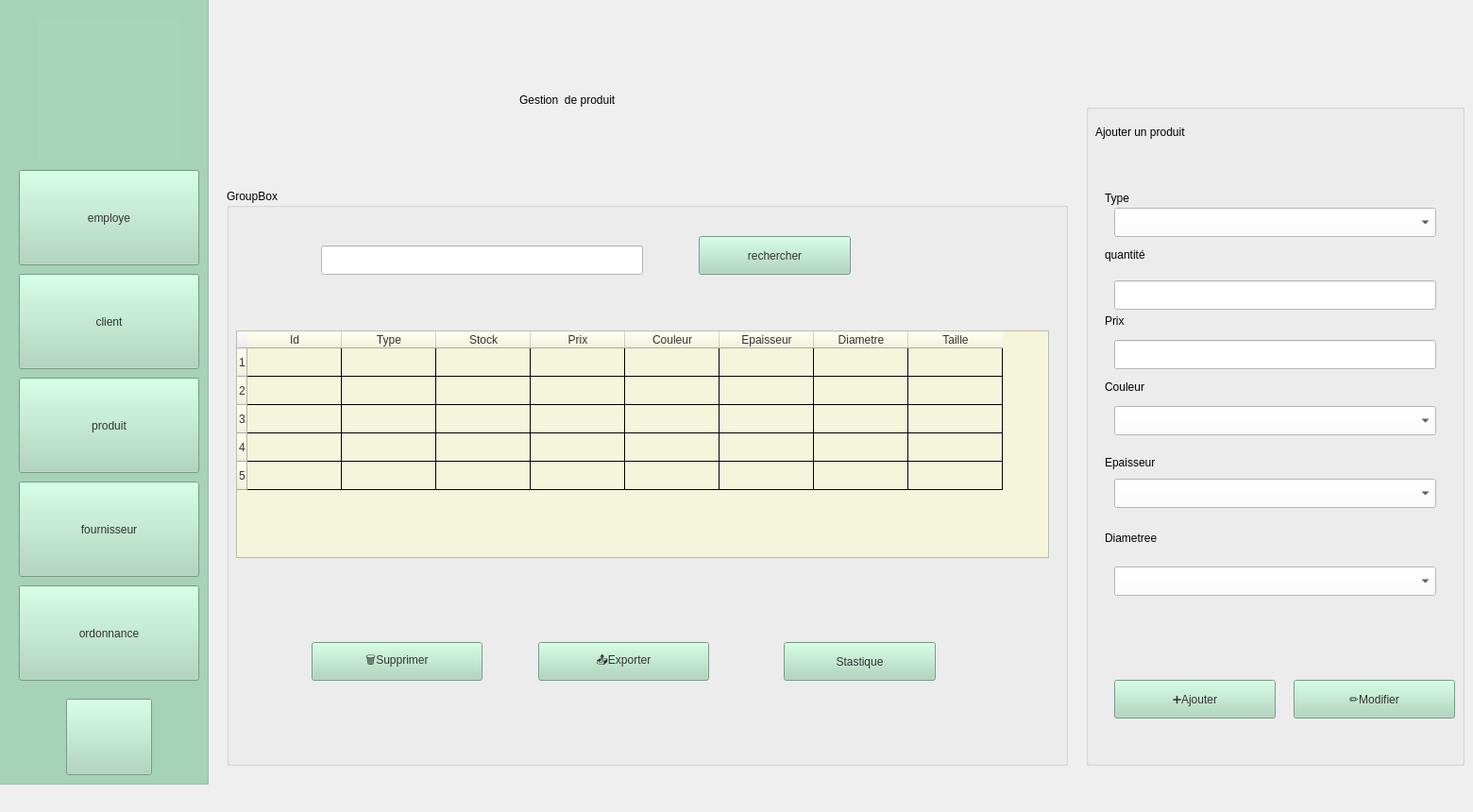
    <widget class="QWidget" name="produit">
     <widget class="QGroupBox" name="groupBox_4">
      <property name="geometry">
       <rect>
        <x>240</x>
        <y>200</y>
        <width>891</width>
        <height>611</height>
       </rect>
      </property>
      <property name="styleSheet">
       <string notr="true">gridline-color: rgb(0, 0, 0);</string>
      </property>
      <property name="title">
       <string>GroupBox</string>
      </property>
      <widget class="QTableWidget" name="tableWidget_p">
       <property name="geometry">
        <rect>
         <x>10</x>
         <y>150</y>
         <width>861</width>
         <height>241</height>
        </rect>
       </property>
       <property name="styleSheet">
        <string notr="true">background-color: rgb(245, 245, 220);
color: rgb(51, 51, 51);
</string>
       </property>
       <row/>
       <row/>
       <row/>
       <row/>
       <row/>
       <column>
        <property name="text">
         <string>Id</string>
        </property>
       </column>
       <column>
        <property name="text">
         <string>Type</string>
        </property>
       </column>
       <column>
        <property name="text">
         <string>Stock</string>
        </property>
       </column>
       <column>
        <property name="text">
         <string>Prix</string>
        </property>
       </column>
       <column>
        <property name="text">
         <string>Couleur</string>
        </property>
       </column>
       <column>
        <property name="text">
         <string>Epaisseur</string>
        </property>
       </column>
       <column>
        <property name="text">
         <string>Diametre</string>
        </property>
       </column>
       <column>
        <property name="text">
         <string>Taille</string>
        </property>
       </column>
      </widget>
      <widget class="QPushButton" name="bsupprimer_p">
       <property name="geometry">
        <rect>
         <x>90</x>
         <y>480</y>
         <width>181</width>
         <height>41</height>
        </rect>
       </property>
       <property name="styleSheet">
        <string notr="true">background-color: rgb(168, 213, 186);
font: 14pt &quot;Segoe UI&quot;;
color: rgb(51, 51, 51);</string>
       </property>
       <property name="text">
        <string>🗑️Supprimer</string>
       </property>
      </widget>
      <widget class="QPushButton" name="bexporter_p">
       <property name="geometry">
        <rect>
         <x>330</x>
         <y>480</y>
         <width>181</width>
         <height>41</height>
        </rect>
       </property>
       <property name="styleSheet">
        <string notr="true">background-color: rgb(168, 213, 186);
font: 14pt &quot;Segoe UI&quot;;
color: rgb(51, 51, 51);
</string>
       </property>
       <property name="text">
        <string>📤Exporter</string>
       </property>
      </widget>
      <widget class="QPushButton" name="bhistorique_p">
       <property name="geometry">
        <rect>
         <x>590</x>
         <y>480</y>
         <width>161</width>
         <height>41</height>
        </rect>
       </property>
       <property name="styleSheet">
        <string notr="true">background-color: rgb(168, 213, 186);
font: 14pt &quot;Segoe UI&quot;;
color: rgb(51, 51, 51);</string>
       </property>
       <property name="text">
        <string>Stastique</string>
       </property>
      </widget>
      <widget class="QPushButton" name="brechercher_p">
       <property name="geometry">
        <rect>
         <x>500</x>
         <y>50</y>
         <width>161</width>
         <height>41</height>
        </rect>
       </property>
       <property name="styleSheet">
        <string notr="true">background-color: rgb(168, 213, 186);
font: 14pt &quot;Segoe UI&quot;;
color: rgb(51, 51, 51);</string>
       </property>
       <property name="text">
        <string>rechercher</string>
       </property>
      </widget>
      <widget class="QLineEdit" name="linerechercher_p">
       <property name="geometry">
        <rect>
         <x>100</x>
         <y>60</y>
         <width>341</width>
         <height>31</height>
        </rect>
       </property>
       <property name="styleSheet">
        <string notr="true">background-color: rgb(255, 255, 255);</string>
       </property>
      </widget>
     </widget>
     <widget class="QGroupBox" name="groupBox_p">
      <property name="geometry">
       <rect>
        <x>1150</x>
        <y>110</y>
        <width>401</width>
        <height>701</height>
       </rect>
      </property>
      <property name="styleSheet">
       <string notr="true">color: rgb(0, 0, 0);</string>
      </property>
      <property name="title">
       <string/>
      </property>
      <widget class="QLabel" name="label_27">
       <property name="geometry">
        <rect>
         <x>10</x>
         <y>20</y>
         <width>161</width>
         <height>20</height>
        </rect>
       </property>
       <property name="text">
        <string>Ajouter un produit </string>
       </property>
      </widget>
      <widget class="QLabel" name="label_28">
       <property name="geometry">
        <rect>
         <x>20</x>
         <y>90</y>
         <width>63</width>
         <height>20</height>
        </rect>
       </property>
       <property name="text">
        <string>Type</string>
       </property>
      </widget>
      <widget class="QLabel" name="label_29">
       <property name="geometry">
        <rect>
         <x>20</x>
         <y>150</y>
         <width>63</width>
         <height>20</height>
        </rect>
       </property>
       <property name="text">
        <string>quantité</string>
       </property>
      </widget>
      <widget class="QLabel" name="label_30">
       <property name="geometry">
        <rect>
         <x>20</x>
         <y>220</y>
         <width>63</width>
         <height>20</height>
        </rect>
       </property>
       <property name="text">
        <string>Prix</string>
       </property>
      </widget>
      <widget class="QLabel" name="label_31">
       <property name="geometry">
        <rect>
         <x>20</x>
         <y>290</y>
         <width>63</width>
         <height>20</height>
        </rect>
       </property>
       <property name="text">
        <string>Couleur</string>
       </property>
      </widget>
      <widget class="QLabel" name="label_32">
       <property name="geometry">
        <rect>
         <x>20</x>
         <y>370</y>
         <width>63</width>
         <height>20</height>
        </rect>
       </property>
       <property name="text">
        <string>Epaisseur</string>
       </property>
      </widget>
      <widget class="QLabel" name="label_33">
       <property name="geometry">
        <rect>
         <x>20</x>
         <y>450</y>
         <width>63</width>
         <height>20</height>
        </rect>
       </property>
       <property name="text">
        <string>Diametree</string>
       </property>
      </widget>
      <widget class="QComboBox" name="combotype_p">
       <property name="geometry">
        <rect>
         <x>30</x>
         <y>110</y>
         <width>341</width>
         <height>31</height>
        </rect>
       </property>
       <property name="styleSheet">
        <string notr="true">background-color: rgb(255, 255, 255);</string>
       </property>
      </widget>
      <widget class="QComboBox" name="combocouleur_p">
       <property name="geometry">
        <rect>
         <x>30</x>
         <y>320</y>
         <width>341</width>
         <height>31</height>
        </rect>
       </property>
       <property name="styleSheet">
        <string notr="true">background-color: rgb(255, 255, 255);
</string>
       </property>
      </widget>
      <widget class="QComboBox" name="comboepaisseur_p">
       <property name="geometry">
        <rect>
         <x>30</x>
         <y>397</y>
         <width>341</width>
         <height>31</height>
        </rect>
       </property>
       <property name="styleSheet">
        <string notr="true">background-color: rgb(255, 255, 255);
</string>
       </property>
      </widget>
      <widget class="QPushButton" name="bajouter_p">
       <property name="geometry">
        <rect>
         <x>30</x>
         <y>610</y>
         <width>171</width>
         <height>41</height>
        </rect>
       </property>
       <property name="styleSheet">
        <string notr="true">background-color: rgb(168, 213, 186);
font: 14pt &quot;Segoe UI&quot;;
color: rgb(51, 51, 51);</string>
       </property>
       <property name="text">
        <string>➕Ajouter</string>
       </property>
      </widget>
      <widget class="QLineEdit" name="linequantite_p">
       <property name="geometry">
        <rect>
         <x>30</x>
         <y>187</y>
         <width>341</width>
         <height>31</height>
        </rect>
       </property>
       <property name="styleSheet">
        <string notr="true">background-color: rgb(255, 255, 255);</string>
       </property>
      </widget>
      <widget class="QComboBox" name="combodiametre_p">
       <property name="geometry">
        <rect>
         <x>30</x>
         <y>490</y>
         <width>341</width>
         <height>31</height>
        </rect>
       </property>
       <property name="styleSheet">
        <string notr="true">background-color: rgb(255, 255, 255);
</string>
       </property>
      </widget>
      <widget class="QLineEdit" name="lineprix_p">
       <property name="geometry">
        <rect>
         <x>30</x>
         <y>250</y>
         <width>341</width>
         <height>31</height>
        </rect>
       </property>
       <property name="styleSheet">
        <string notr="true">background-color: rgb(255, 255, 255);</string>
       </property>
      </widget>
      <widget class="QPushButton" name="bmodifier_p">
       <property name="geometry">
        <rect>
         <x>220</x>
         <y>610</y>
         <width>171</width>
         <height>41</height>
        </rect>
       </property>
       <property name="styleSheet">
        <string notr="true">background-color: rgb(168, 213, 186);
font: 14pt &quot;Segoe UI&quot;;
color: rgb(51, 51, 51);</string>
       </property>
       <property name="text">
        <string>✏️Modifier</string>
       </property>
      </widget>
     </widget>
     <widget class="QLabel" name="label_34">
      <property name="geometry">
       <rect>
        <x>20</x>
        <y>10</y>
        <width>141</width>
        <height>121</height>
       </rect>
      </property>
      <property name="text">
       <string/>
      </property>
      <property name="pixmap">
       <pixmap>:/logo.png</pixmap>
      </property>
     </widget>
     <widget class="QLabel" name="label_35">
      <property name="geometry">
       <rect>
        <x>550</x>
        <y>80</y>
        <width>421</width>
        <height>51</height>
       </rect>
      </property>
      <property name="styleSheet">
       <string notr="true">font: 28pt &quot;Segoe UI&quot;;
color: rgb(0, 0, 0);</string>
      </property>
      <property name="text">
       <string>Gestion  de produit </string>
      </property>
     </widget>
     <widget class="QGroupBox" name="menu_3">
      <property name="geometry">
       <rect>
        <x>-10</x>
        <y>-20</y>
        <width>231</width>
        <height>851</height>
       </rect>
      </property>
      <property name="styleSheet">
       <string notr="true">background-color: rgb(168, 213, 186);</string>
      </property>
      <property name="title">
       <string/>
      </property>
      <widget class="QPushButton" name="bem_4">
       <property name="geometry">
        <rect>
         <x>30</x>
         <y>200</y>
         <width>191</width>
         <height>101</height>
        </rect>
       </property>
       <property name="styleSheet">
        <string notr="true">background-color: rgb(168, 213, 186);
border-color: rgb(0, 0, 0);
color: rgb(51, 51, 51);
font: 18pt &quot;Segoe UI&quot;;</string>
       </property>
       <property name="text">
        <string>employe</string>
       </property>
      </widget>
      <widget class="QPushButton" name="bc_4">
       <property name="geometry">
        <rect>
         <x>30</x>
         <y>310</y>
         <width>191</width>
         <height>101</height>
        </rect>
       </property>
       <property name="styleSheet">
        <string notr="true">background-color: rgb(168, 213, 186);
color: rgb(51, 51, 51);
font: 18pt &quot;Segoe UI&quot;;
</string>
       </property>
       <property name="text">
        <string>client</string>
       </property>
      </widget>
      <widget class="QPushButton" name="bo_4">
       <property name="geometry">
        <rect>
         <x>30</x>
         <y>640</y>
         <width>191</width>
         <height>101</height>
        </rect>
       </property>
       <property name="styleSheet">
        <string notr="true">background-color: rgb(168, 213, 186);
color: rgb(51, 51, 51);
font: 18pt &quot;Segoe UI&quot;;</string>
       </property>
       <property name="text">
        <string>ordonnance</string>
       </property>
      </widget>
      <widget class="QLabel" name="label_38">
       <property name="geometry">
        <rect>
         <x>50</x>
         <y>40</y>
         <width>151</width>
         <height>151</height>
        </rect>
       </property>
       <property name="styleSheet">
        <string notr="true">background-image: url(:/logo1.png);</string>
       </property>
       <property name="text">
        <string/>
       </property>
      </widget>
      <widget class="QPushButton" name="bp_4">
       <property name="geometry">
        <rect>
         <x>30</x>
         <y>420</y>
         <width>191</width>
         <height>101</height>
        </rect>
       </property>
       <property name="styleSheet">
        <string notr="true">background-color: rgb(168, 213, 186);
color: rgb(51, 51, 51);
font: 18pt &quot;Segoe UI&quot;;
</string>
       </property>
       <property name="text">
        <string>produit</string>
       </property>
      </widget>
      <widget class="QPushButton" name="bf_4">
       <property name="geometry">
        <rect>
         <x>30</x>
         <y>530</y>
         <width>191</width>
         <height>101</height>
        </rect>
       </property>
       <property name="styleSheet">
        <string notr="true">background-color: rgb(168, 213, 186);
color: rgb(51, 51, 51);
font: 18pt &quot;Segoe UI&quot;;
</string>
       </property>
       <property name="text">
        <string>fournisseur</string>
       </property>
      </widget>
      <widget class="QPushButton" name="benregistrer_e_6">
       <property name="geometry">
        <rect>
         <x>80</x>
         <y>760</y>
         <width>91</width>
         <height>81</height>
        </rect>
       </property>
       <property name="styleSheet">
        <string notr="true">
background-image: url(:/Downloads/pngegg (1) (1) (1).png);

background-color: rgb(168, 213, 186);
color: rgb(51, 51, 51);
font: 18pt &quot;Segoe UI&quot;;</string>
       </property>
       <property name="text">
        <string/>
       </property>
      </widget>
     </widget>
    </widget>
